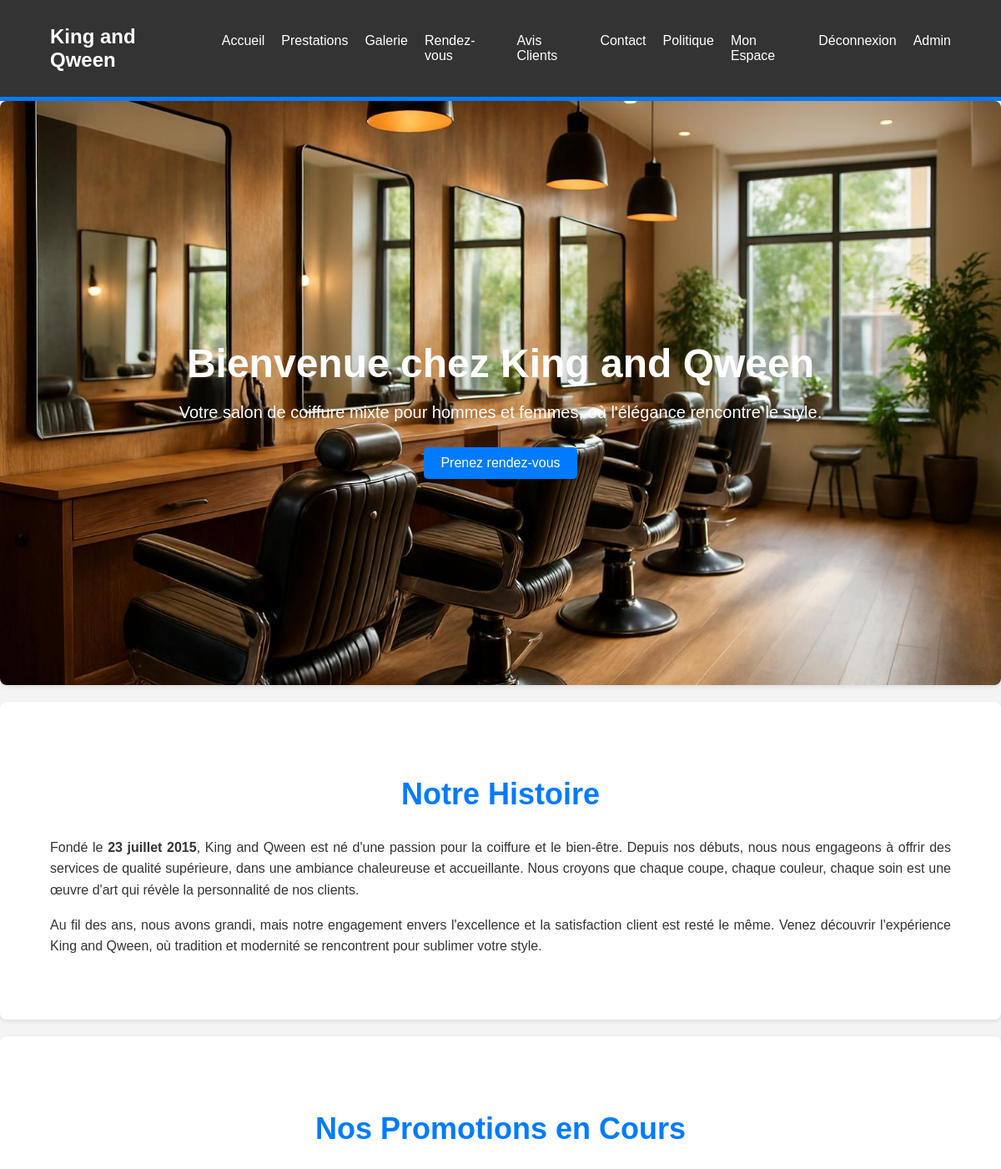
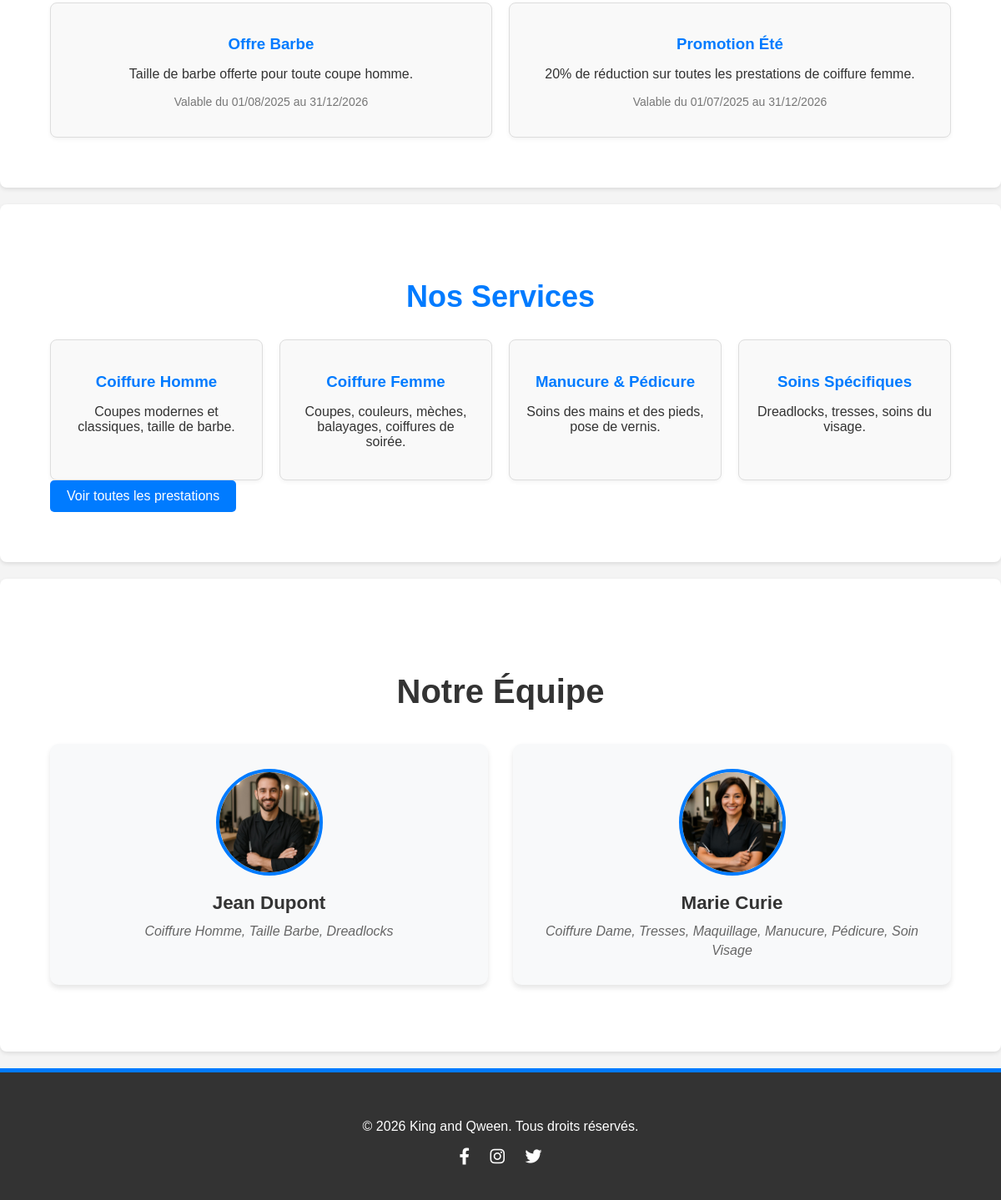
The page / (signed in) on the database its author committed (2 pictures, top to bottom).
### tables this page shows
CREATE TABLE `promotions` (
  `id` int(11) NOT NULL AUTO_INCREMENT,
  `titre` varchar(255) NOT NULL,
  `description` text,
  `date_debut` date NOT NULL,
  `date_fin` date NOT NULL,
  PRIMARY KEY (`id`),
  KEY `idx_promotions_dates` (`date_debut`, `date_fin`),
  CONSTRAINT `chk_promotions_dates` CHECK (`date_debut` <= `date_fin`)
);

CREATE TABLE `coiffeurs` (
  `id` int(11) NOT NULL AUTO_INCREMENT,
  `user_id` int(11) NOT NULL UNIQUE,
  `specialite` varchar(255) DEFAULT NULL,
  `photo` varchar(255) DEFAULT NULL,
  `created_at` datetime DEFAULT CURRENT_TIMESTAMP,
  PRIMARY KEY (`id`),
  CONSTRAINT `fk_coiffeurs_user` FOREIGN KEY (`user_id`) REFERENCES `users`(`id`) ON DELETE CASCADE
);

CREATE TABLE `users` (
  `id` int(11) NOT NULL AUTO_INCREMENT,
  `username` varchar(255) NOT NULL,
  `email` varchar(255) NOT NULL UNIQUE,
  `password` varchar(255) NOT NULL,
  `role` enum('client','coiffeur','admin') NOT NULL DEFAULT 'client',
  `reset_token` varchar(100) DEFAULT NULL,
  `reset_token_expiry` datetime DEFAULT NULL,
  `failed_login_attempts` int(11) NOT NULL DEFAULT 0,
  `locked_until` datetime DEFAULT NULL,
  `created_at` datetime DEFAULT CURRENT_TIMESTAMP,
  `updated_at` datetime DEFAULT CURRENT_TIMESTAMP ON UPDATE CURRENT_TIMESTAMP,
  PRIMARY KEY (`id`),
  KEY `idx_users_role` (`role`),
  KEY `idx_users_reset_token` (`reset_token`)
);

### index.php (the view, shortened to what this page needs)
<?php
require_once __DIR__ . "/includes/db.php";
$promotions = [];
$current_date = date("Y-m-d");
$sql = "SELECT * FROM promotions WHERE date_debut <= ? AND date_fin >= ? ORDER BY date_debut DESC";
if ($stmt = $mysqli->prepare($sql)) {
    $stmt->bind_param("ss", $current_date, $current_date);
    $stmt->execute();
    $result = $stmt->get_result();
    while ($row = $result->fetch_assoc()) {
        $promotions[] = $row;
    }
}
include __DIR__ . "/includes/header.php";
?>
<section class="hero">
    <div class="container">
        <h1>Bienvenue chez King and Qween</h1>
        <p>Votre salon de coiffure mixte pour hommes et femmes, où l'élégance rencontre le style.</p>
        <a href="<?php echo BASE_URL; ?>frontend/rendezvous.php" class="btn">Prenez rendez-vous</a>
    </div>
</section>
<section class="about-us">
    <div class="container">
        <h2>Notre Histoire</h2>
        <p>Fondé le <strong>23 juillet 2015</strong>, King and Qween est né d'une passion pour la coiffure et le bien-être. Depuis nos débuts, nous nous engageons à offrir des services de qualité supérieure, dans une ambiance chaleureuse et accueillante. Nous croyons que chaque coupe, chaque couleur, chaque soin est une œuvre d'art qui révèle la personnalité de nos clients.</p>
        <p>Au fil des ans, nous avons grandi, mais notre engagement envers l'excellence et la satisfaction client est resté le même. Venez découvrir l'expérience King and Qween, où tradition et modernité se rencontrent pour sublimer votre style.</p>
    </div>
</section>
<?php if (!empty($promotions)): ?>
<section class="promotions">
    <div class="container">
        <h2>Nos Promotions en Cours</h2>
        <div class="promotion-list">
            <?php foreach ($promotions as $promo): ?>
                <div class="promotion-item">
                    <h3><?php echo htmlspecialchars($promo["titre"]); ?></h3>
                    <p><?php echo nl2br(htmlspecialchars($promo["description"])); ?></p>
                    <p class="date">Valable du <?php echo date("d/m/Y", strtotime($promo["date_debut"])); ?> au <?php echo date("d/m/Y", strtotime($promo["date_fin"])); ?></p>
                </div>
            <?php endforeach; ?>
        </div>
    </div>
</section>
<?php endif; ?>
<section class="services-preview">
    <div class="container">
        <h2>Nos Services</h2>
        <div class="service-grid">
            <div class="service-card">
                <h3>Coiffure Homme</h3>
                <p>Coupes modernes et classiques, taille de barbe.</p>
            </div>
            <div class="service-card">
                <h3>Coiffure Femme</h3>
                <p>Coupes, couleurs, mèches, balayages, coiffures de soirée.</p>
            </div>
            <div class="service-card">
                <h3>Manucure & Pédicure</h3>
                <p>Soins des mains et des pieds, pose de vernis.</p>
            </div>
            <div class="service-card">
                <h3>Soins Spécifiques</h3>
                <p>Dreadlocks, tresses, soins du visage.</p>
            </div>
        </div>
        <a href="<?php echo BASE_URL; ?>frontend/prestations.php" class="btn">Voir toutes les prestations</a>
    </div>
</section>
<section class="team">
    <div class="container">
        <h2>Notre Équipe</h2>
        <div class="team-grid">
            <?php
            $sql_team = "SELECT u.username, c.specialite, c.photo
                         FROM users u
                         JOIN coiffeurs c ON u.id = c.user_id
                         WHERE u.role = 'coiffeur'
                         ORDER BY u.username ASC";
            if ($result_team = $mysqli->query($sql_team)) {
                while ($member = $result_team->fetch_assoc()): ?>
                    <div class="team-member">
                        <div class="member-photo">
                            <?php if ($member["photo"]): ?>
                                <img src="<?php echo BASE_URL; ?>assets/images/coiffeurs/<?php echo htmlspecialchars($member["photo"]); ?>" alt="Photo de <?php echo htmlspecialchars($member["username"]); ?>">
                            <?php else: ?>
                                <div class="no-photo">
                                    <i class="fas fa-user"></i>
                                </div>
                            <?php endif; ?>
                        </div>
                        <h3><?php echo htmlspecialchars($member["username"]); ?></h3>
                        <p class="specialite"><?php echo htmlspecialchars($member["specialite"]); ?></p>
                    </div>
                <?php endwhile;
            }
            ?>
        </div>
    </div>
</section>
<?php include __DIR__ . "/includes/footer.php"; ?>

### assets/css/style.css (style rules this page uses)
body { font-family: Arial, sans-serif; margin: 0; padding: 0; background-color: #f4f4f4; color: #333; }
.container { width: 90%; max-width: 1200px; margin: 0 auto; padding: 20px 0; }
a { color: #007bff; text-decoration: none; }
.btn { display: inline-block; background-color: #007bff; color: white; padding: 10px 20px; border-radius: 5px; text-align: center; transition: background-color 0.3s ease; border: none; cursor: pointer; }
.hero { background: url("../images/hero-bg.jpg") no-repeat center center/cover; color: white; text-align: center; padding: 100px 0; min-height: 500px; display: flex; align-items: center; justify-content: center; }
.hero h1 { font-size: 48px; margin-bottom: 10px; }
.hero p { font-size: 20px; margin-bottom: 30px; }
section { padding: 40px 0; background-color: white; margin-bottom: 20px; border-radius: 8px; box-shadow: 0 2px 5px rgba(0,0,0,0.1); }
section h2 { text-align: center; margin-bottom: 30px; font-size: 36px; color: #007bff; }
.about-us p { line-height: 1.6; margin-bottom: 15px; text-align: justify; }
.promotion-list { display: grid; grid-template-columns: repeat(auto-fit, minmax(300px, 1fr)); gap: 20px; }
.promotion-item { background-color: #f9f9f9; border: 1px solid #ddd; border-radius: 8px; padding: 20px; text-align: center; box-shadow: 0 2px 5px rgba(0,0,0,0.05); }
.promotion-item h3 { color: #007bff; margin-bottom: 10px; }
.promotion-item .date { font-size: 14px; color: #777; margin-top: 15px; }
.service-grid { display: grid; grid-template-columns: repeat(auto-fit, minmax(250px, 1fr)); gap: 20px; }
.service-card { background-color: #f9f9f9; border: 1px solid #ddd; border-radius: 8px; padding: 20px; text-align: center; box-shadow: 0 2px 5px rgba(0,0,0,0.05); }
.service-card h3 { color: #007bff; margin-bottom: 10px; }
img { max-width: 100%; height: auto; }
.team { background-color: #fff; padding: 60px 0; }
.team h2 { text-align: center; margin-bottom: 40px; color: #333; font-size: 2.5em; }
.team-grid { display: grid; grid-template-columns: repeat(auto-fit, minmax(250px, 1fr)); gap: 30px; margin-top: 40px; }
.team-member { text-align: center; background: #f8f9fa; padding: 30px 20px; border-radius: 10px; box-shadow: 0 4px 6px rgba(0, 0, 0, 0.1); transition: transform 0.3s ease, box-shadow 0.3s ease; }
.member-photo { width: 120px; height: 120px; margin: 0 auto 20px; border-radius: 50%; overflow: hidden; border: 4px solid #007bff; }
.member-photo img { width: 100%; height: 100%; object-fit: cover; }
.team-member h3 { margin: 0 0 10px 0; color: #333; font-size: 1.4em; }
.team-member .specialite { color: #666; font-style: italic; margin: 0; line-height: 1.4; }

### rows shown on the page
promotions: titre "Offre Barbe", description "Taille de barbe offerte pour toute coupe homme.", date_debut "01/08/2025", date_fin "31/12/2026"
promotions: titre "Promotion Été", description "20% de réduction sur toutes les prestations de coiffure femme.", date_debut "01/07/2025", date_fin "31/12/2026"
coiffeurs: photo (picture), user.username "Jean Dupont", specialite "Coiffure Homme, Taille Barbe, Dreadlocks"
coiffeurs: photo (picture), user.username "Marie Curie", specialite "Coiffure Dame, Tresses, Maquillage, Manucure, Pédicure, Soin Visage"
